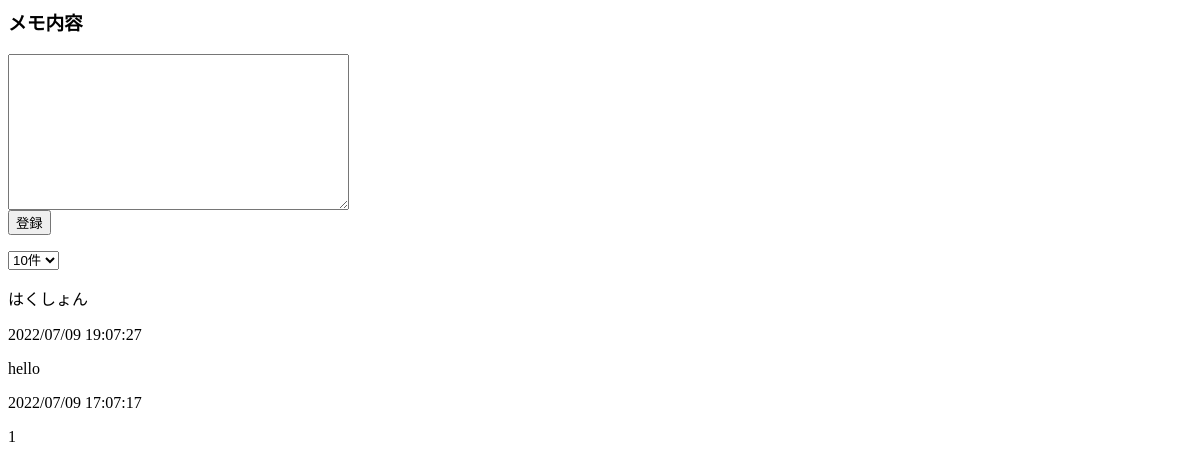
Before: / with the older database file.
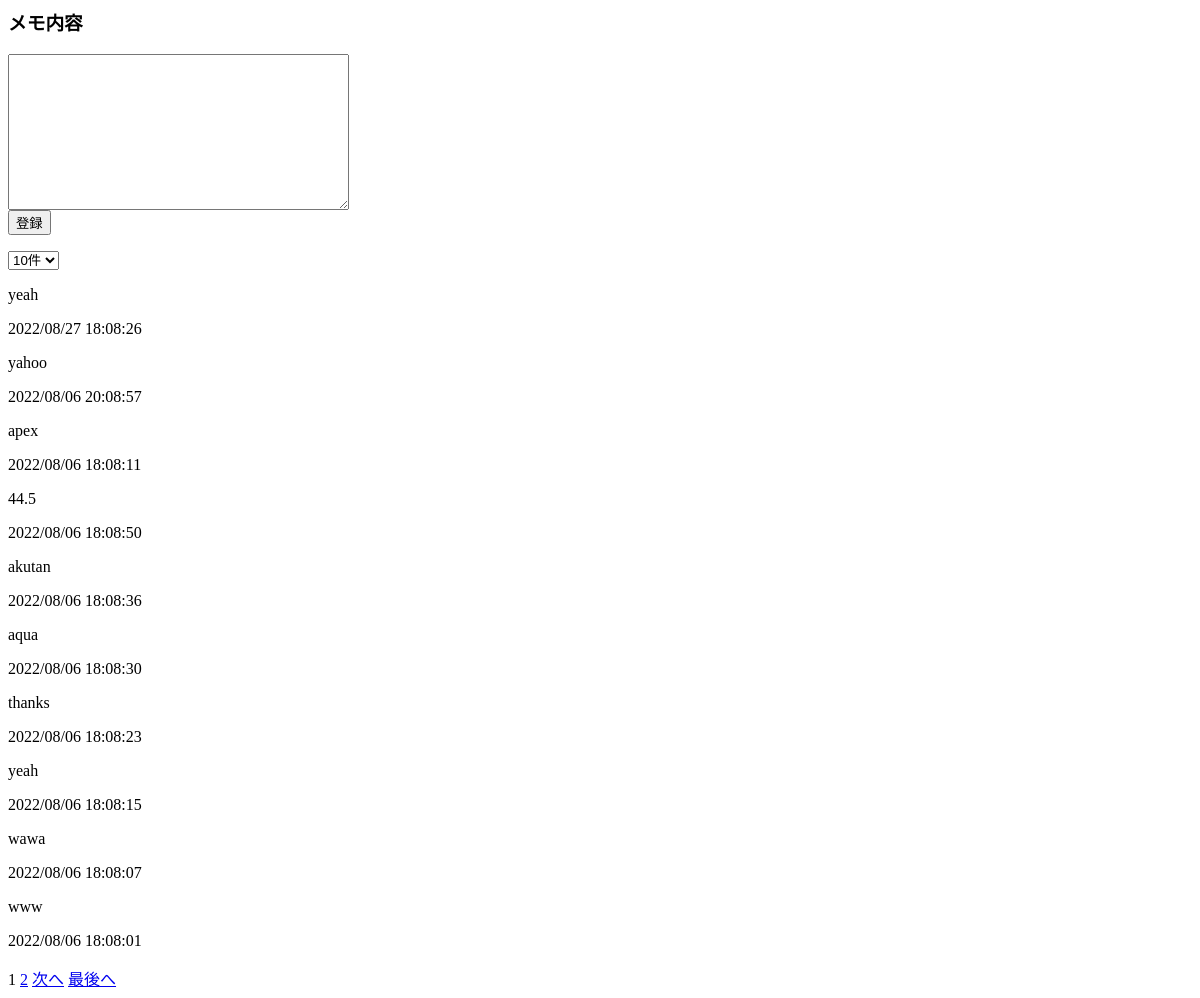
After: the same page with the newer database file.
### memo_app/models.py (models this page shows, shortened)
class Memo(models.Model):
    content = models.CharField(max_length=2000)
    update_datetime = models.DateTimeField(auto_now_add=True)

### memo_app/views.py (the view)
# urls.py: path('', views.index, name='index'),
def index(request, now_page=1):
    if 'record_number' in request.session:
        record_number = request.session['record_number']
    else:
        record_number = 10
    record_number_form = RecordNumberForm()
    record_number_form.initial = {'record_number': str(record_number)}
    memos = Memo.objects.all().order_by('update_datetime').reverse()
    page = Paginator(memos, record_number)
    params = {
      'page': page.get_page(now_page),
      'form': PostForm(),
      'record_number_form': record_number_form,
    }
    return render(request, 'index.html', params)

### memo_app/forms.py
class PostForm(forms.ModelForm):
    class Meta:
        model = Memo
        fields = ['content']
        widgets = {
            'content': forms.Textarea
        }

class RecordNumberForm(forms.Form):
    record_number = forms.ChoiceField(
        widget=forms.Select(attrs={'onchange': 'submit(this.form)'}),
        choices=CHOICE_FIELD_RECODE_NUMBERS
    )

### memo_app/templates/index.html (shortened to what this page needs)
<html>
<body>
    <div class="memo-form">
      <h3>メモ内容</h3>
      <form action="{% url 'post' %}" method="post">
        <div class="text-memo">
          {{ form.content }}
        </div>
        <div class="post-form">
            <input type="submit" value="登録" class="post-botton">
        </div>
      </form>
    </div>
    <form action="{% url 'set_record_number' %}" method="post">
      <div class="slct01">
          {{ record_number_form.record_number }}
      </div>
    </form>
  <div class="top_box">
    {% for memo in page %}
    <div>
      <p>{{ memo.content }}</p>
      <p>{{ memo.update_datetime|date:"Y/m/d H:m:s" }}</p>
    </div>
    {% endfor %}
  </div>
  <div class="pagination">
    {% for num in page.paginator.page_range %}
        {% if page.number == num %}
            <span class="current">{{ page.number }}</span>
        {% else %}
            <a href="{% url 'index' %}{{ num }}">{{ num }}</a>
        {% endif %}
    {% endfor %}
    {% if page.has_next %}
        <a href = "{% url 'index' %}{{page.next_page_number}}">次へ</a>
    {% endif %}
    {% if page.number != page.paginator.page_range|length %}
        <a href = "{% url 'index' %}{{page.paginator.page_range|length}}">最後へ</a>
    {% endif %}
  </div>
</body>
</html>

Changed rows visible on the page:
no longer on this page (row unchanged): Memo: content "はくしょん", update_datetime "2022/07/09 19:07:27"
no longer on this page (row unchanged): Memo: content "hello", update_datetime "2022/07/09 17:07:17"
added Memo: content "yeah", update_datetime "2022/08/27 18:08:26"
added Memo: content "yahoo", update_datetime "2022/08/06 20:08:57"
added Memo: content "apex", update_datetime "2022/08/06 18:08:11"
added Memo: content "44.5", update_datetime "2022/08/06 18:08:50"
added Memo: content "akutan", update_datetime "2022/08/06 18:08:36"
added Memo: content "aqua", update_datetime "2022/08/06 18:08:30"
added Memo: content "thanks", update_datetime "2022/08/06 18:08:23"
added Memo: content "yeah", update_datetime "2022/08/06 18:08:15"
added Memo: content "wawa", update_datetime "2022/08/06 18:08:07"
added Memo: content "www", update_datetime "2022/08/06 18:08:01"
Other visible differences:
new list line: "2"
text now shown: "次へ 最後へ"
